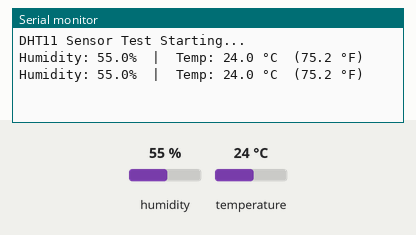
Recording of a sketch running on a simulated Arduino Uno, built with avr-gcc and run on an emulated ATmega328P. On the bench: the last lines printed to the serial monitor. The test bench sets the inputs (shaded band); at power-on: humidity 55 %, temperature 24 °C.

Above: at 4.8 s.
4.9 s: humidity set to 22 %
At 6.9 s:
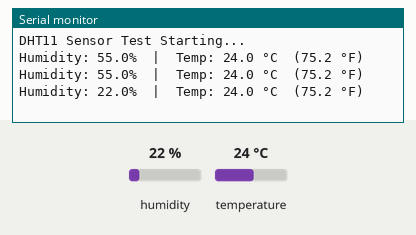
7.9 s: temperature set to 12 °C
At 9.3 s:
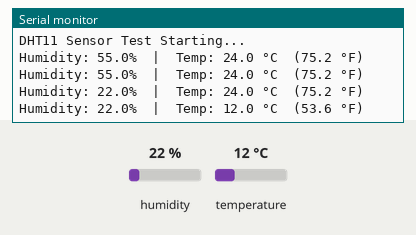
10.9 s: humidity set to 40 %
At 13.0 s:
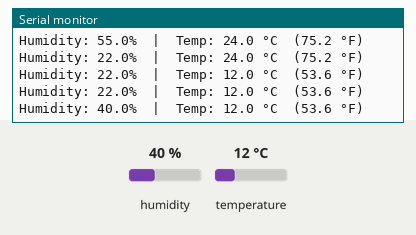
Timing chart, 0 to 14.5 s (numbered marks = the images above; inputs shaded):
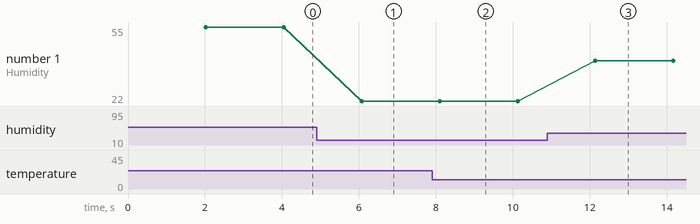

Measured:
- after the input at 4.9 s, the serial monitor: prints a new line after 1.2 s (image 1)
- after the input at 7.9 s, the serial monitor: prints a new line after 0.20 s (image 2)
- after the input at 10.9 s, the serial monitor: prints a new line after 1.2 s (image 3)
- plotted number 1: 55 → 22 after the input at 4.9 s, 22 → 40 after the input at 10.9 s

The sketch:

ky_015_000.ino
```cpp
// (licence header left out)
/*
  DHT11 Temperature & Humidity Sensor Example
  Requires Adafruit's "DHT sensor library"
*/

#include <DHT.h>

#define DHTPIN 2       // Digital pin connected to the DHT sensor signal pin
#define DHTTYPE DHT11  // Define sensor model as DHT11

DHT dht(DHTPIN, DHTTYPE);

void setup() {
  Serial.begin(115200);
  Serial.println(F("DHT11 Sensor Test Starting..."));
  dht.begin();
}

void loop() {
  // Wait 2 seconds between measurements (DHT11 is slow to update)
  delay(2000);

  // Read relative humidity (%) and temperature (°C / °F)
  float h = dht.readHumidity();
  float t = dht.readTemperature();         // Celsius
  float f = dht.readTemperature(true);     // Fahrenheit

  // Check if any reads failed and exit early (to try again)
  if (isnan(h) || isnan(t) || isnan(f)) {
    Serial.println(F("Failed to read from DHT sensor! Check digital pin wiring and power."));
    return;
  }

  Serial.print(F("Humidity: "));
  Serial.print(h, 1);
  Serial.print(F("%  |  Temp: "));
  Serial.print(t, 1);
  Serial.print(F(" °C  ("));
  Serial.print(f, 1);
  Serial.println(F(" °F)"));
}

// <!-- file sketches/ky_015_000/ky_015_000.ino ends -->
```
